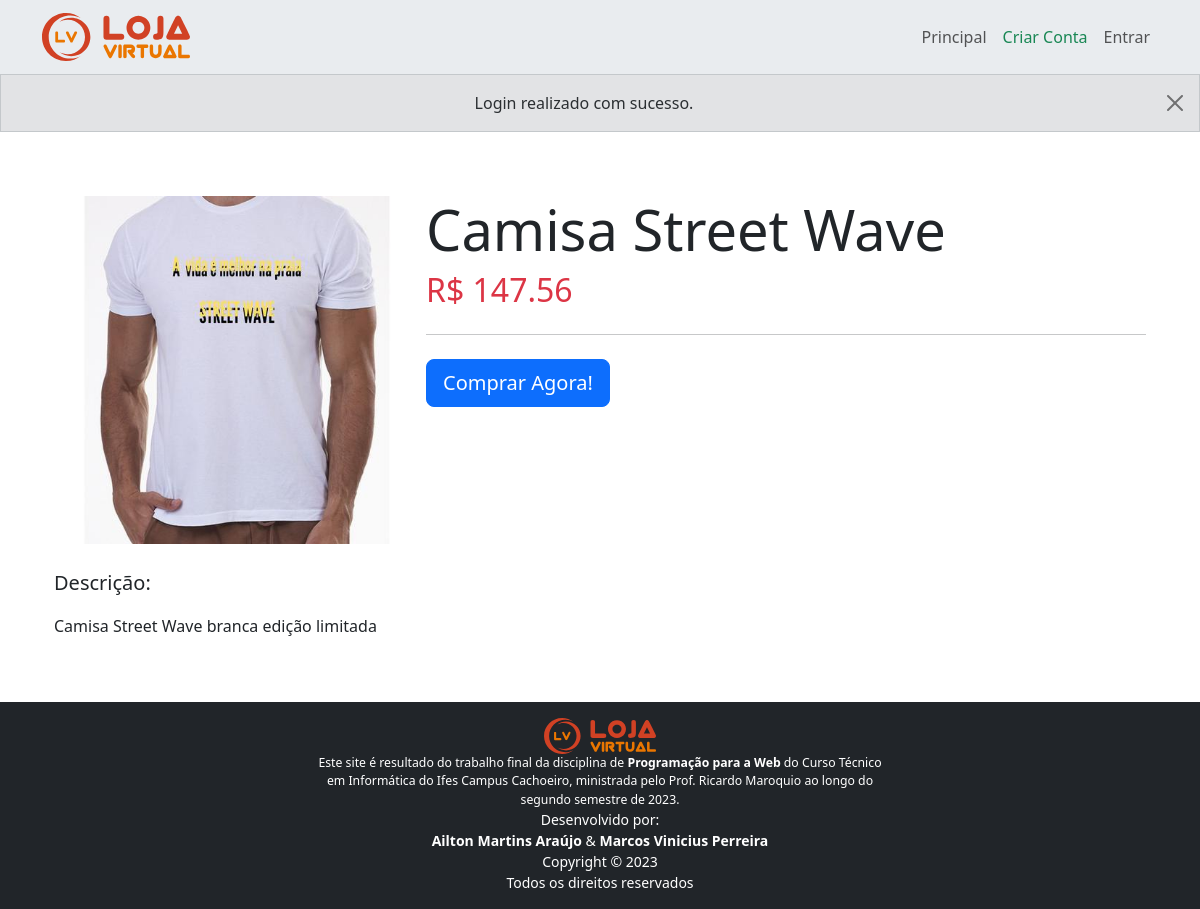
Page /detalhes/10 (signed in) on the committed database.
### tables this page shows
CREATE TABLE produto (
        id INTEGER PRIMARY KEY AUTOINCREMENT,
        nome TEXT NOT NULL,
        preco INTEGER NOT NULL,
        descricao TEXT NOT NULL       
    );

### routes/RootRouter.py (the view)
@router.get("/detalhes/{id_produto:int}")
async def get_detalhes(
    request: Request,
    id_produto: int = Path(),
    usuario: Usuario = Depends(obter_usuario_logado),
):
    produto = ProdutoRepo.obter_por_id(id_produto)
    return templates.TemplateResponse(
        "root/detalhes.html",
        {"request": request, "usuario": usuario, "produto": produto},
    )

### templates/root/detalhes.html (shortened to what this page needs)
{% extends "base.html" %}
{% block principal %}
<body class="d-flex flex-column min-vh-100">
    <main class="container my-4">
        <div class="row">
            <div class="col-md-4 mb-4">
                <img id="preview" src="/static/img/produtos/{{ '{:04d}'.format(produto.id) }}.jpg"
                    class="img-fluid">
            </div>
            <div class="col-md-8 mb-4">
                <h1 class="display-4">{{ produto.nome }}</h1>
                <h2 class="text-danger">R$ {{ produto.preco }}</h2>
                <hr class="my-4">
                <button class="btn btn-primary btn-lg">Comprar Agora!</button>
            </div>
        </div>
        <div class="row">
            <div class="col-12">
                <p class="lead">Descrição:</p>
                <p>{{ produto.descricao }}</p>
            </div>
        </div>
    </main>
</body>
{% endblock %}

### rows in the picture
produto: nome "Camisa Street Wave", preco "147.56", descricao "Camisa Street Wave branca edição limitada"

### other values in the picture
{{ mensagem|safe }} "Login realizado com sucesso."
